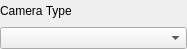
<?xml version="1.0" encoding="UTF-8"?>
<ui version="4.0">
 <class>CameraTypeWidget</class>
 <widget class="QWidget" name="CameraTypeWidget">
  <property name="geometry">
   <rect>
    <x>0</x>
    <y>0</y>
    <width>187</width>
    <height>49</height>
   </rect>
  </property>
  <property name="windowTitle">
   <string>Form</string>
  </property>
  <layout class="QVBoxLayout" name="verticalLayout_2">
   <property name="margin">
    <number>0</number>
   </property>
   <item>
    <layout class="QVBoxLayout" name="verticalLayout">
     <item>
      <widget class="QLabel" name="label">
       <property name="text">
        <string>Camera Type</string>
       </property>
      </widget>
     </item>
     <item>
      <widget class="QComboBox" name="m_cameraTypeComboBox"/>
     </item>
    </layout>
   </item>
  </layout>
 </widget>
 <resources/>
 <connections/>
</ui>
